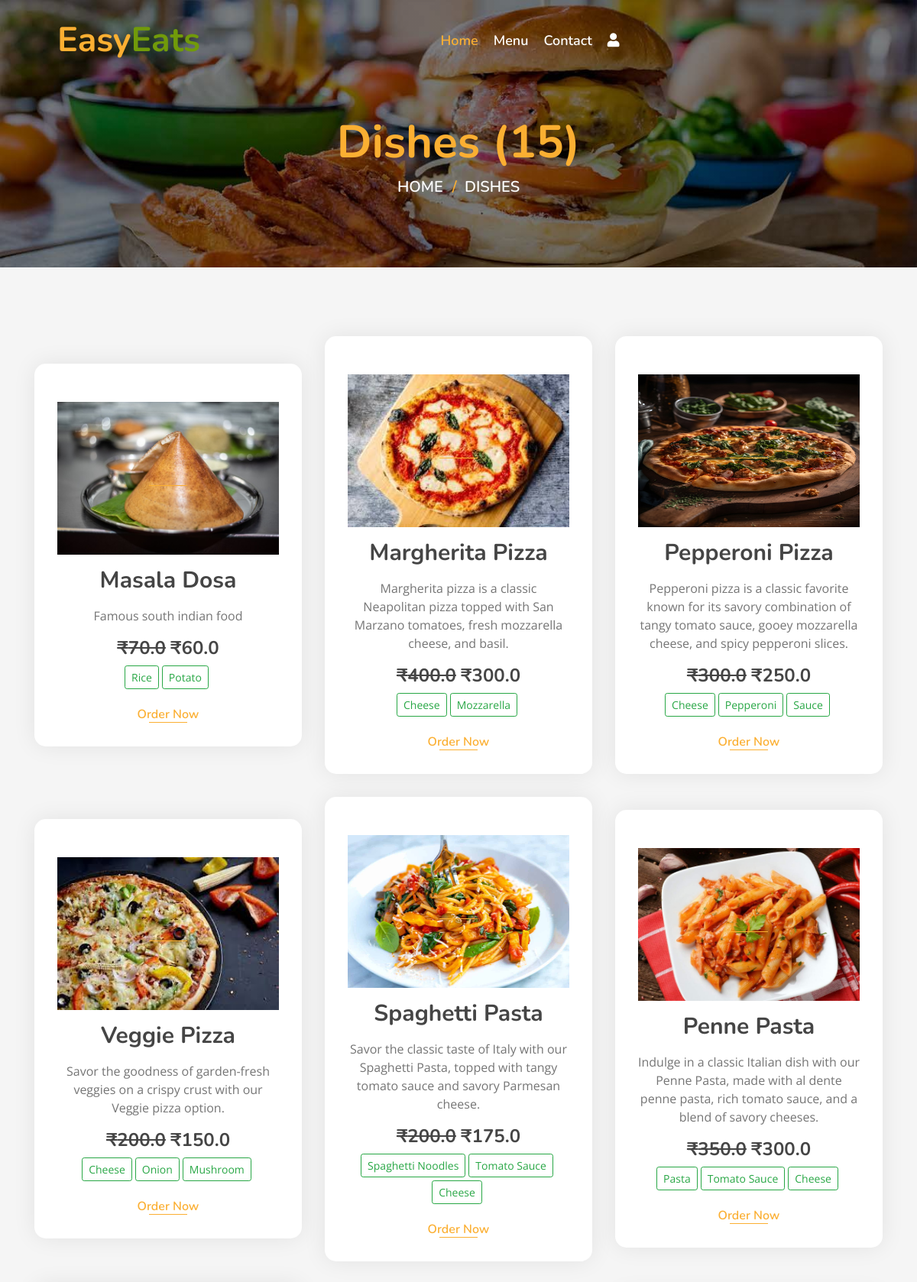
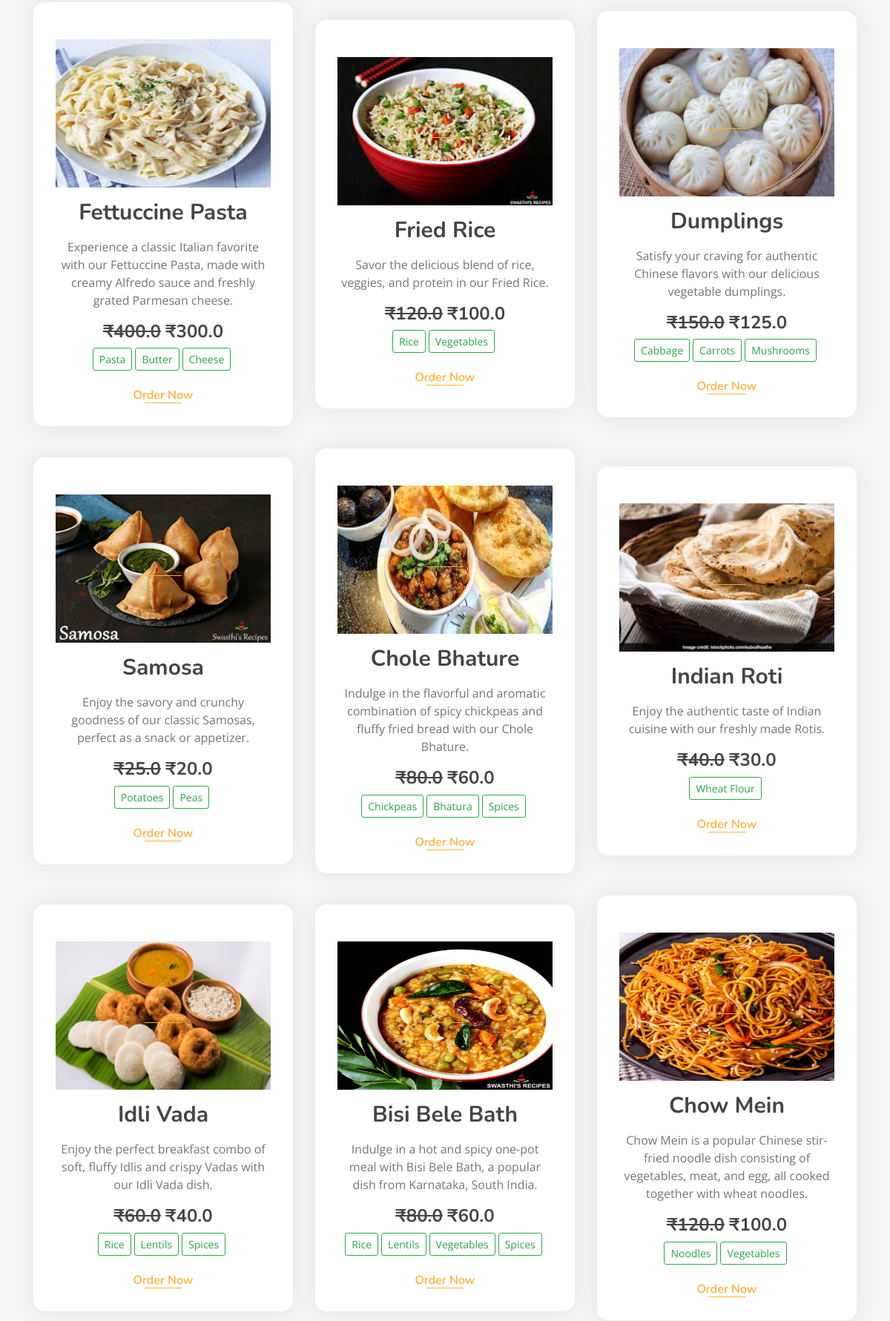
Screenshot of /dishes/ (upper part) with the database file from the repository (2 pictures, top to bottom).
### myapp/models.py (models this page shows, shortened)
class Dish(models.Model):
    name = models.CharField(max_length=200, unique=True)
    image = models.ImageField(upload_to='dishes/%Y/%m/%d')
    ingredients = models.TextField()
    details = models.TextField(blank=True)
    category = models.ForeignKey(Category, on_delete=models.CASCADE)
    price = models.FloatField()
    discounted_price = models.FloatField(blank=True)
    is_available = models.BooleanField(default=True)
    added_on = models.DateTimeField(auto_now_add=True)
    updated_on = models.DateTimeField(auto_now=True)
    class Meta:
        verbose_name_plural ="Dish Table"

### myapp/views.py (the view)
# urls.py: path('dishes/',views.all_dishes,name="all_dishes"),
def all_dishes(request):
    context={}
    dishes = Dish.objects.all()
    if "q" in request.GET:
        id = request.GET.get("q")
        dishes = Dish.objects.filter(category__id=id)
        context['dish_category'] = Category.objects.get(id=id).name
    context['dishes'] = dishes
    dishes = Dish.objects.all() # Get all dishes
    for dish in dishes:
        print(dish.image.url) # Access the image url for each dish
    return render(request,'all_dishes.html', context)

### template/all_dishes.html (shortened to what this page needs)
{% extends "base.html" %}
{% block content %}
<div class="page-header mb-0">
    <div class="container">
        <div class="row">
            <div class="col-12">
                <h2>{% if dish_category %} {{dish_category}} {% else %}Dishes {% endif %}({{dishes|length}})</h2>
            </div>
            <div class="col-12">
                <a href="/">Home</a>
                <a href="/dishes">Dishes</a>
            </div>
        </div>
    </div>
</div>
<div class="food mt-0">
    <div class="container">
        <div class="row align-items-center">
        {% for i in dishes %}
            <div class="col-md-4">
                {% if i.is_available %}
                <div class="food-item">
                {% else %}
                <div class="food-item" style="background-color: lightgray;">
                {% endif %}
                    <a href="/media/{{i.image}}" target="_blank"><img src="/media/{{i.image}}" style="height: 200px;width: 100%;"></a>
                    <h2 class="my-3">{{i.name}}</h2>
                    <p>
                        {{i.details}}
                    </p>
                    <h4 class="menu-text" style="font-weight: normal;">
                        {% if i.price != i.discounted_price %}
                            <strong><del>&#8377;{{i.price}}</del></strong>
                        {% endif %}
                            <strong>&#8377;{{i.discounted_price}}</strong>
                    </h4>
                    <p>
                    </p>
                    {% if i.is_available %}
                    <a href="{% url 'dish' id=i.id %}">Order Now</a>
                    {% else %}
                        <p class="text-danger">Not Available for delivery!</p>
                    {% endif %}
                </div>
            </div>
        {% endfor %}
        </div>
    </div>
</div>
{% endblock %}

### static/css/style.css (style rules this page uses)
body { color: #757575; background: #ffffff; font-family: 'open sans', sans-serif; }
h1, h2, h3, h4, h5, h6 { color: #454545; font-family: 'Nunito', sans-serif; }
a { font-family: 'Nunito', sans-serif; font-weight: 600; color: #fbaf32; transition: .3s; }
.page-header { position: relative; margin-bottom: 45px; padding: 150px 0 90px 0; text-align: center; background: linear-gradient(rgba(0, 0, 0, .5), rgba(0, 0, 0, .5)), url(../img/page-header.jpg); background-position: center; background-repeat: no-repeat; background-size: cover; }
.page-header h2 { position: relative; color: #fbaf32; font-size: 60px; font-weight: 700; }
.page-header a { position: relative; padding: 0 12px; font-size: 20px; text-transform: uppercase; color: #ffffff; }
.page-header a::after { position: absolute; content: "/"; width: 8px; height: 8px; top: -1px; right: -7px; text-align: center; color: #fbaf32; }
.page-header a:last-child::after { display: none; }
.food { position: relative; width: 100%; padding: 90px 0 60px 0; margin: 45px 0; background: rgba(0, 0, 0, .04); }
.food .food-item { position: relative; width: 100%; margin-bottom: 30px; padding: 50px 30px 30px; text-align: center; background: #ffffff; border-radius: 15px; box-shadow: 0 0 30px rgba(0, 0, 0, .08); transition: .3s; }
.food .food-item h2 { font-size: 30px; font-weight: 700; }
.food .food-item a { position: relative; font-size: 16px; }
.food .food-item a::after { position: absolute; content: ""; width: 50px; height: 1px; bottom: 0; left: calc(50% - 25px); background: #fbaf32; transition: .3s; }

### rows the page displays
Dish: image (picture), name "Masala Dosa", details "Famous south indian food", price "70.0", discounted_price "60.0", is_available "Order Now"
Dish: image (picture), name "Margherita Pizza", details "Margherita pizza is a classic Neapolitan pizza topped with San Marzano tomatoes, fresh mozzarella cheese, and basil.", price "400.0", discounted_price "300.0", is_available "Order Now"
Dish: image (picture), name "Pepperoni Pizza", details "Pepperoni pizza is a classic favorite known for its savory combination of tangy tomato sauce, gooey mozzarella cheese, and spicy pepperoni slices.", price "300.0", discounted_price "250.0", is_available "Order Now"
Dish: image (picture), name "Veggie Pizza", details "Savor the goodness of garden-fresh veggies on a crispy crust with our Veggie pizza option.", price "200.0", discounted_price "150.0", is_available "Order Now"
Dish: image (picture), name "Spaghetti Pasta", details "Savor the classic taste of Italy with our Spaghetti Pasta, topped with tangy tomato sauce and savory Parmesan cheese.", price "200.0", discounted_price "175.0", is_available "Order Now"
Dish: image (picture), name "Penne Pasta", details "Indulge in a classic Italian dish with our Penne Pasta, made with al dente penne pasta, rich tomato sauce, and a blend of savory cheeses.", price "350.0", discounted_price "300.0", is_available "Order Now"
Dish: image (picture), name "Fettuccine Pasta", details "Experience a classic Italian favorite with our Fettuccine Pasta, made with creamy Alfredo sauce and freshly grated Parmesan cheese.", price "400.0", discounted_price "300.0", is_available "Order Now"
Dish: image (picture), name "Fried Rice", details "Savor the delicious blend of rice, veggies, and protein in our Fried Rice.", price "120.0", discounted_price "100.0", is_available "Order Now"
Dish: image (picture), name "Dumplings", details "Satisfy your craving for authentic Chinese flavors with our delicious vegetable dumplings.", price "150.0", discounted_price "125.0", is_available "Order Now"
Dish: image (picture), name "Samosa", details "Enjoy the savory and crunchy goodness of our classic Samosas, perfect as a snack or appetizer.", price "25.0", discounted_price "20.0", is_available "Order Now"
Dish: image (picture), name "Chole Bhature", details "Indulge in the flavorful and aromatic combination of spicy chickpeas and fluffy fried bread with our Chole Bhature.", price "80.0", discounted_price "60.0", is_available "Order Now"
Dish: image (picture), name "Indian Roti", details "Enjoy the authentic taste of Indian cuisine with our freshly made Rotis.", price "40.0", discounted_price "30.0", is_available "Order Now"
Dish: image (picture), name "Idli Vada", details "Enjoy the perfect breakfast combo of soft, fluffy Idlis and crispy Vadas with our Idli Vada dish.", price "60.0", discounted_price "40.0", is_available "Order Now"
Dish: image (picture), name "Bisi Bele Bath", details "Indulge in a hot and spicy one-pot meal with Bisi Bele Bath, a popular dish from Karnataka, South India.", price "80.0", discounted_price "60.0", is_available "Order Now"
Dish: image (picture), name "Chow Mein", details "Chow Mein is a popular Chinese stir-fried noodle dish consisting of vegetables, meat, and egg, all cooked together with wheat noodles.", price "120.0", discounted_price "100.0", is_available "Order Now"

### other values shown
{{ dishes|length }} "15"
